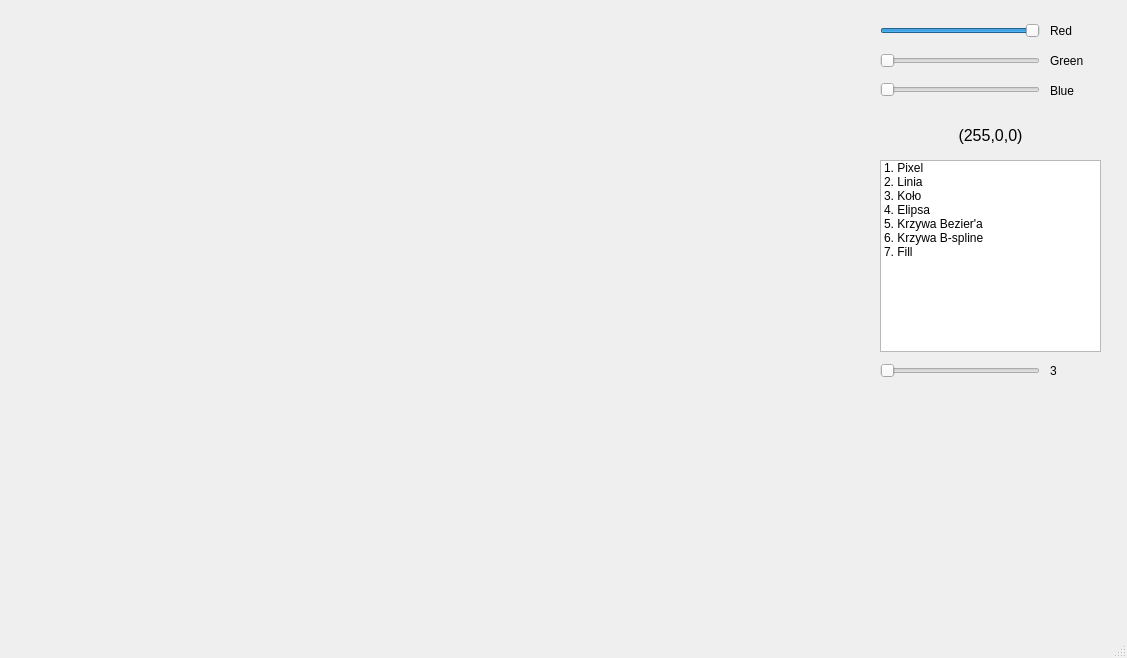
<?xml version="1.0" encoding="UTF-8"?>
<ui version="4.0">
 <class>MainWindow</class>
 <widget class="QMainWindow" name="MainWindow">
  <property name="geometry">
   <rect>
    <x>0</x>
    <y>0</y>
    <width>1127</width>
    <height>658</height>
   </rect>
  </property>
  <property name="windowTitle">
   <string>MainWindow</string>
  </property>
  <widget class="QWidget" name="centralwidget">
   <widget class="Ekran" name="ekran" native="true">
    <property name="geometry">
     <rect>
      <x>9</x>
      <y>9</y>
      <width>851</width>
      <height>601</height>
     </rect>
    </property>
   </widget>
   <widget class="QSlider" name="slajderRed">
    <property name="geometry">
     <rect>
      <x>880</x>
      <y>20</y>
      <width>160</width>
      <height>21</height>
     </rect>
    </property>
    <property name="minimum">
     <number>0</number>
    </property>
    <property name="maximum">
     <number>255</number>
    </property>
    <property name="value">
     <number>255</number>
    </property>
    <property name="orientation">
     <enum>Qt::Horizontal</enum>
    </property>
   </widget>
   <widget class="QLabel" name="label">
    <property name="geometry">
     <rect>
      <x>1050</x>
      <y>20</y>
      <width>49</width>
      <height>21</height>
     </rect>
    </property>
    <property name="text">
     <string>Red</string>
    </property>
   </widget>
   <widget class="QSlider" name="slajderGreen">
    <property name="geometry">
     <rect>
      <x>880</x>
      <y>50</y>
      <width>160</width>
      <height>21</height>
     </rect>
    </property>
    <property name="minimum">
     <number>0</number>
    </property>
    <property name="maximum">
     <number>255</number>
    </property>
    <property name="orientation">
     <enum>Qt::Horizontal</enum>
    </property>
   </widget>
   <widget class="QSlider" name="slajderBlue">
    <property name="geometry">
     <rect>
      <x>880</x>
      <y>80</y>
      <width>160</width>
      <height>20</height>
     </rect>
    </property>
    <property name="minimum">
     <number>0</number>
    </property>
    <property name="maximum">
     <number>255</number>
    </property>
    <property name="orientation">
     <enum>Qt::Horizontal</enum>
    </property>
   </widget>
   <widget class="QLabel" name="label_2">
    <property name="geometry">
     <rect>
      <x>1050</x>
      <y>50</y>
      <width>49</width>
      <height>21</height>
     </rect>
    </property>
    <property name="text">
     <string>Green</string>
    </property>
   </widget>
   <widget class="QLabel" name="label_3">
    <property name="geometry">
     <rect>
      <x>1050</x>
      <y>80</y>
      <width>49</width>
      <height>21</height>
     </rect>
    </property>
    <property name="text">
     <string>Blue</string>
    </property>
   </widget>
   <widget class="QLabel" name="labelColorDisplay">
    <property name="geometry">
     <rect>
      <x>880</x>
      <y>100</y>
      <width>221</width>
      <height>21</height>
     </rect>
    </property>
    <property name="font">
     <font>
      <bold>false</bold>
     </font>
    </property>
    <property name="styleSheet">
     <string notr="true">background-color: rgb(170, 0, 0);
QLabel *label = new QLabel(&quot;&lt;span style='border: 1px solid black; padding: 5px;'&gt;Hello World&lt;/span&gt;&quot;);
</string>
    </property>
    <property name="text">
     <string/>
    </property>
   </widget>
   <widget class="QLabel" name="label_RGBValue">
    <property name="geometry">
     <rect>
      <x>940</x>
      <y>120</y>
      <width>101</width>
      <height>31</height>
     </rect>
    </property>
    <property name="text">
     <string>&lt;html&gt;&lt;head/&gt;&lt;body&gt;&lt;p align=&quot;center&quot;&gt;&lt;span style=&quot; font-size:12pt;&quot;&gt;(255,0,0)&lt;/span&gt;&lt;/p&gt;&lt;/body&gt;&lt;/html&gt;</string>
    </property>
   </widget>
   <widget class="QListWidget" name="listWidget">
    <property name="geometry">
     <rect>
      <x>880</x>
      <y>160</y>
      <width>221</width>
      <height>192</height>
     </rect>
    </property>
    <item>
     <property name="text">
      <string>1. Pixel</string>
     </property>
    </item>
    <item>
     <property name="text">
      <string>2. Linia</string>
     </property>
    </item>
    <item>
     <property name="text">
      <string>3. Koło</string>
     </property>
    </item>
    <item>
     <property name="text">
      <string>4. Elipsa</string>
     </property>
    </item>
    <item>
     <property name="text">
      <string>5. Krzywa Bezier'a</string>
     </property>
    </item>
    <item>
     <property name="text">
      <string>6. Krzywa B-spline</string>
     </property>
    </item>
    <item>
     <property name="text">
      <string>7. Fill</string>
     </property>
    </item>
   </widget>
   <widget class="QSlider" name="slajderLiczbaPunktow">
    <property name="enabled">
     <bool>true</bool>
    </property>
    <property name="geometry">
     <rect>
      <x>880</x>
      <y>360</y>
      <width>160</width>
      <height>21</height>
     </rect>
    </property>
    <property name="minimum">
     <number>3</number>
    </property>
    <property name="maximum">
     <number>100</number>
    </property>
    <property name="orientation">
     <enum>Qt::Horizontal</enum>
    </property>
   </widget>
   <widget class="QLabel" name="labelPunkciki">
    <property name="enabled">
     <bool>true</bool>
    </property>
    <property name="geometry">
     <rect>
      <x>1050</x>
      <y>360</y>
      <width>49</width>
      <height>21</height>
     </rect>
    </property>
    <property name="text">
     <string>3</string>
    </property>
   </widget>
  </widget>
  <widget class="QMenuBar" name="menubar">
   <property name="geometry">
    <rect>
     <x>0</x>
     <y>0</y>
     <width>1127</width>
     <height>21</height>
    </rect>
   </property>
  </widget>
  <widget class="QStatusBar" name="statusbar"/>
 </widget>
 <customwidgets>
  <customwidget>
   <class>Ekran</class>
   <extends>QWidget</extends>
   <header>ekran.h</header>
   <container>1</container>
  </customwidget>
 </customwidgets>
 <resources/>
 <connections/>
</ui>
